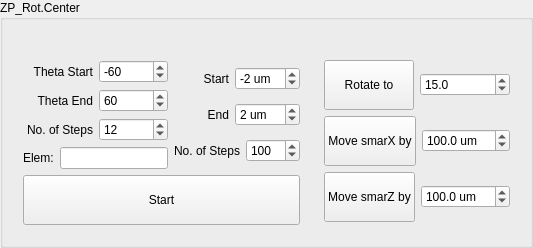
             <widget class="QGroupBox" name="groupBox_34">
              <property name="title">
               <string>ZP_Rot.Center</string>
              </property>
              <layout class="QGridLayout" name="gridLayout_66">
               <item row="1" column="0">
                <layout class="QGridLayout" name="gridLayout_65">
                 <item row="0" column="0">
                  <widget class="QWidget" name="widget_7" native="true">
                   <layout class="QGridLayout" name="gridLayout_63">
                    <item row="0" column="0">
                     <layout class="QGridLayout" name="gridLayout_64">
                      <item row="0" column="0">
                       <layout class="QVBoxLayout" name="verticalLayout_41">
                        <item>
                         <layout class="QVBoxLayout" name="verticalLayout_42">
                          <item>
                           <layout class="QHBoxLayout" name="horizontalLayout_66">
                            <item>
                             <widget class="QLabel" name="label_103">
                              <property name="text">
                               <string>Theta Start</string>
                              </property>
                              <property name="alignment">
                               <set>Qt::AlignRight|Qt::AlignTrailing|Qt::AlignVCenter</set>
                              </property>
                             </widget>
                            </item>
                            <item>
                             <widget class="QSpinBox" name="spinBox_13">
                              <property name="sizePolicy">
                               <sizepolicy hsizetype="Minimum" vsizetype="Fixed">
                                <horstretch>0</horstretch>
                                <verstretch>0</verstretch>
                               </sizepolicy>
                              </property>
                              <property name="suffix">
                               <string/>
                              </property>
                              <property name="minimum">
                               <number>-120</number>
                              </property>
                              <property name="maximum">
                               <number>120</number>
                              </property>
                              <property name="singleStep">
                               <number>10</number>
                              </property>
                              <property name="value">
                               <number>-60</number>
                              </property>
                              <property name="displayIntegerBase">
                               <number>10</number>
                              </property>
                             </widget>
                            </item>
                           </layout>
                          </item>
                          <item>
                           <layout class="QHBoxLayout" name="horizontalLayout_67">
                            <item>
                             <widget class="QLabel" name="label_104">
                              <property name="text">
                               <string>Theta End</string>
                              </property>
                              <property name="alignment">
                               <set>Qt::AlignRight|Qt::AlignTrailing|Qt::AlignVCenter</set>
                              </property>
                             </widget>
                            </item>
                            <item>
                             <widget class="QSpinBox" name="spinBox_16">
                              <property name="sizePolicy">
                               <sizepolicy hsizetype="Minimum" vsizetype="Fixed">
                                <horstretch>0</horstretch>
                                <verstretch>0</verstretch>
                               </sizepolicy>
                              </property>
                              <property name="suffix">
                               <string/>
                              </property>
                              <property name="minimum">
                               <number>-120</number>
                              </property>
                              <property name="maximum">
                               <number>120</number>
                              </property>
                              <property name="singleStep">
                               <number>10</number>
                              </property>
                              <property name="value">
                               <number>60</number>
                              </property>
                             </widget>
                            </item>
                           </layout>
                          </item>
                          <item>
                           <layout class="QHBoxLayout" name="horizontalLayout_70">
                            <item>
                             <widget class="QLabel" name="label_107">
                              <property name="text">
                               <string>No. of Steps</string>
                              </property>
                              <property name="alignment">
                               <set>Qt::AlignRight|Qt::AlignTrailing|Qt::AlignVCenter</set>
                              </property>
                             </widget>
                            </item>
                            <item>
                             <widget class="QSpinBox" name="spinBox_17">
                              <property name="sizePolicy">
                               <sizepolicy hsizetype="Minimum" vsizetype="Fixed">
                                <horstretch>0</horstretch>
                                <verstretch>0</verstretch>
                               </sizepolicy>
                              </property>
                              <property name="suffix">
                               <string/>
                              </property>
                              <property name="minimum">
                               <number>1</number>
                              </property>
                              <property name="maximum">
                               <number>100</number>
                              </property>
                              <property name="value">
                               <number>12</number>
                              </property>
                             </widget>
                            </item>
                           </layout>
                          </item>
                         </layout>
                        </item>
                        <item>
                         <layout class="QHBoxLayout" name="horizontalLayout_71">
                          <item>
                           <widget class="QLabel" name="label_98">
                            <property name="text">
                             <string>Elem:</string>
                            </property>
                           </widget>
                          </item>
                          <item>
                           <widget class="QLineEdit" name="lineEdit_4">
                            <property name="sizePolicy">
                             <sizepolicy hsizetype="Preferred" vsizetype="Fixed">
                              <horstretch>0</horstretch>
                              <verstretch>0</verstretch>
                             </sizepolicy>
                            </property>
                           </widget>
                          </item>
                         </layout>
                        </item>
                       </layout>
                      </item>
                      <item row="0" column="1">
                       <layout class="QVBoxLayout" name="verticalLayout_43">
                        <item>
                         <layout class="QHBoxLayout" name="horizontalLayout_72">
                          <item>
                           <widget class="QLabel" name="label_108">
                            <property name="text">
                             <string>Start</string>
                            </property>
                            <property name="alignment">
                             <set>Qt::AlignRight|Qt::AlignTrailing|Qt::AlignVCenter</set>
                            </property>
                           </widget>
                          </item>
                          <item>
                           <widget class="QSpinBox" name="spinBox_18">
                            <property name="sizePolicy">
                             <sizepolicy hsizetype="Preferred" vsizetype="Fixed">
                              <horstretch>0</horstretch>
                              <verstretch>0</verstretch>
                             </sizepolicy>
                            </property>
                            <property name="suffix">
                             <string> um</string>
                            </property>
                            <property name="minimum">
                             <number>-15</number>
                            </property>
                            <property name="maximum">
                             <number>15</number>
                            </property>
                            <property name="singleStep">
                             <number>2</number>
                            </property>
                            <property name="value">
                             <number>-2</number>
                            </property>
                           </widget>
                          </item>
                         </layout>
                        </item>
                        <item>
                         <layout class="QHBoxLayout" name="horizontalLayout_73">
                          <item>
                           <widget class="QLabel" name="label_109">
                            <property name="text">
                             <string>End</string>
                            </property>
                            <property name="alignment">
                             <set>Qt::AlignRight|Qt::AlignTrailing|Qt::AlignVCenter</set>
                            </property>
                           </widget>
                          </item>
                          <item>
                           <widget class="QSpinBox" name="spinBox_19">
                            <property name="sizePolicy">
                             <sizepolicy hsizetype="Preferred" vsizetype="Fixed">
                              <horstretch>0</horstretch>
                              <verstretch>0</verstretch>
                             </sizepolicy>
                            </property>
                            <property name="suffix">
                             <string> um</string>
                            </property>
                            <property name="minimum">
                             <number>-15</number>
                            </property>
                            <property name="maximum">
                             <number>15</number>
                            </property>
                            <property name="singleStep">
                             <number>2</number>
                            </property>
                            <property name="value">
                             <number>2</number>
                            </property>
                           </widget>
                          </item>
                         </layout>
                        </item>
                        <item>
                         <layout class="QHBoxLayout" name="horizontalLayout_74">
                          <item>
                           <widget class="QLabel" name="label_110">
                            <property name="text">
                             <string>No. of Steps</string>
                            </property>
                            <property name="alignment">
                             <set>Qt::AlignRight|Qt::AlignTrailing|Qt::AlignVCenter</set>
                            </property>
                           </widget>
                          </item>
                          <item>
                           <widget class="QSpinBox" name="spinBox_20">
                            <property name="sizePolicy">
                             <sizepolicy hsizetype="Preferred" vsizetype="Fixed">
                              <horstretch>0</horstretch>
                              <verstretch>0</verstretch>
                             </sizepolicy>
                            </property>
                            <property name="suffix">
                             <string/>
                            </property>
                            <property name="minimum">
                             <number>1</number>
                            </property>
                            <property name="maximum">
                             <number>1000</number>
                            </property>
                            <property name="value">
                             <number>100</number>
                            </property>
                           </widget>
                          </item>
                         </layout>
                        </item>
                       </layout>
                      </item>
                      <item row="1" column="0" colspan="2">
                       <widget class="QPushButton" name="pushButton_8">
                        <property name="sizePolicy">
                         <sizepolicy hsizetype="Expanding" vsizetype="Fixed">
                          <horstretch>0</horstretch>
                          <verstretch>0</verstretch>
                         </sizepolicy>
                        </property>
                        <property name="text">
                         <string>
Start
</string>
                        </property>
                       </widget>
                      </item>
                     </layout>
                    </item>
                   </layout>
                  </widget>
                 </item>
                 <item row="0" column="1">
                  <widget class="QWidget" name="widget_8" native="true">
                   <layout class="QGridLayout" name="gridLayout_62">
                    <item row="0" column="0">
                     <layout class="QHBoxLayout" name="horizontalLayout_79">
                      <item>
                       <widget class="QPushButton" name="pushButton_11">
                        <property name="text">
                         <string>
Rotate to
</string>
                        </property>
                       </widget>
                      </item>
                      <item>
                       <widget class="QDoubleSpinBox" name="doubleSpinBox_5">
                        <property name="suffix">
                         <string/>
                        </property>
                        <property name="decimals">
                         <number>1</number>
                        </property>
                        <property name="minimum">
                         <double>-120.000000000000000</double>
                        </property>
                        <property name="maximum">
                         <double>120.000000000000000</double>
                        </property>
                        <property name="singleStep">
                         <double>5.000000000000000</double>
                        </property>
                        <property name="value">
                         <double>15.000000000000000</double>
                        </property>
                       </widget>
                      </item>
                     </layout>
                    </item>
                    <item row="1" column="0">
                     <layout class="QHBoxLayout" name="horizontalLayout_77">
                      <item>
                       <widget class="QPushButton" name="pushButton_9">
                        <property name="text">
                         <string>  
Move smarX by  
  </string>
                        </property>
                       </widget>
                      </item>
                      <item>
                       <widget class="QDoubleSpinBox" name="doubleSpinBox_3">
                        <property name="suffix">
                         <string> um</string>
                        </property>
                        <property name="decimals">
                         <number>1</number>
                        </property>
                        <property name="minimum">
                         <double>-1000.000000000000000</double>
                        </property>
                        <property name="maximum">
                         <double>1000.000000000000000</double>
                        </property>
                        <property name="value">
                         <double>100.000000000000000</double>
                        </property>
                       </widget>
                      </item>
                     </layout>
                    </item>
                    <item row="2" column="0">
                     <layout class="QHBoxLayout" name="horizontalLayout_78">
                      <item>
                       <widget class="QPushButton" name="pushButton_10">
                        <property name="text">
                         <string>
Move smarZ by
</string>
                        </property>
                       </widget>
                      </item>
                      <item>
                       <widget class="QDoubleSpinBox" name="doubleSpinBox_4">
                        <property name="suffix">
                         <string> um</string>
                        </property>
                        <property name="decimals">
                         <number>1</number>
                        </property>
                        <property name="minimum">
                         <double>-1000.000000000000000</double>
                        </property>
                        <property name="maximum">
                         <double>1000.000000000000000</double>
                        </property>
                        <property name="value">
                         <double>100.000000000000000</double>
                        </property>
                       </widget>
                      </item>
                     </layout>
                    </item>
                   </layout>
                  </widget>
                 </item>
                </layout>
               </item>
               <item row="0" column="0">
                <widget class="QLabel" name="label_156">
                 <property name="sizePolicy">
                  <sizepolicy hsizetype="Preferred" vsizetype="Fixed">
                   <horstretch>0</horstretch>
                   <verstretch>0</verstretch>
                  </sizepolicy>
                 </property>
                 <property name="text">
                  <string/>
                 </property>
                </widget>
               </item>
              </layout>
             </widget>
